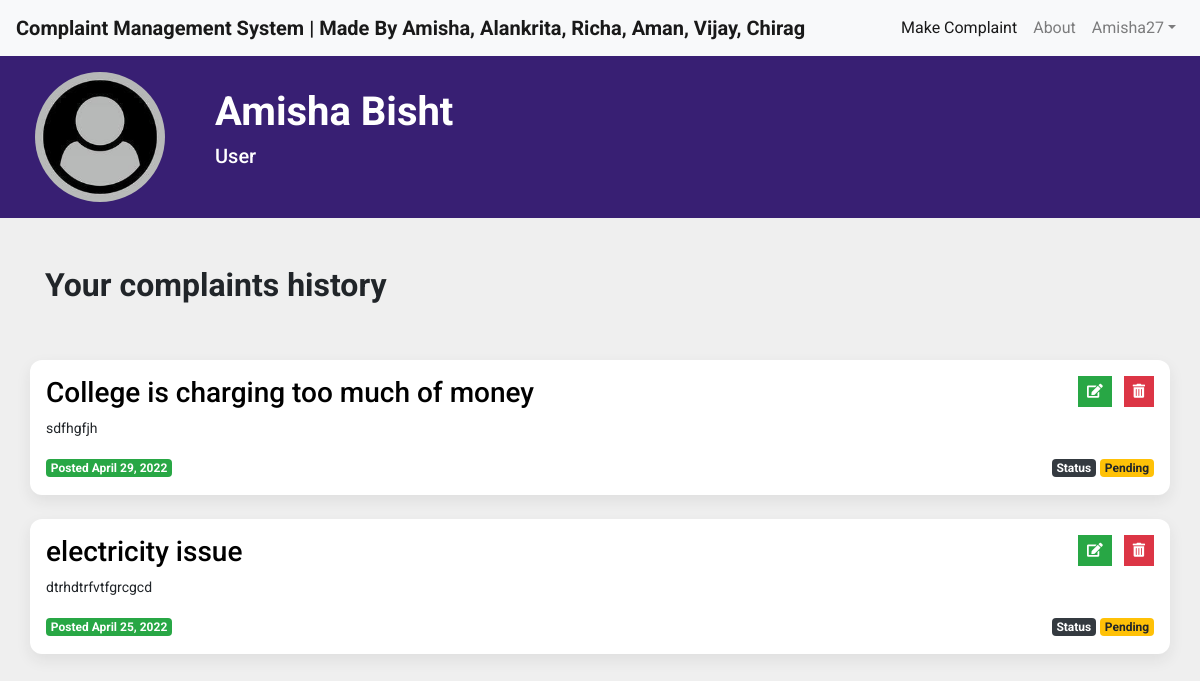
Screenshot of / (signed in) with the database file from the repository.
### users/models.py (models this page shows, shortened)
class Profile(models.Model):
    user = models.OneToOneField(User, on_delete=models.CASCADE)
    image = models.ImageField(default='default.jpg', upload_to='profile_pics')
    is_employee = models.BooleanField(default=False)

### complaints/models.py (models this page shows, shortened)
class Complaint(models.Model):
    title = models.CharField(max_length=100, verbose_name= 'Enter your complaint')
    details = models.TextField(verbose_name= 'Explain in more detail')
    date_posted = models.DateTimeField(default=timezone.now)
    user_id = models.ForeignKey(User, on_delete=models.CASCADE)
    assigned_employee = models.ForeignKey(Employee, null=True, blank=True, on_delete=models.CASCADE)
    status_choices = [
        (1, 'Pending'),
        (2, 'Solved')
    ]
    status = models.IntegerField(choices=status_choices, default=1)

### complaints/views.py (the view)
# urls.py: path('', complaint_list, name='complaint-list'),
@login_required
def complaint_list(request):
    complaint_exists = True
    if request.user.profile.is_employee:
        employee_id = Employee.objects.get(employee=request.user)
        user_complaints = Complaint.objects.filter(
            assigned_employee=employee_id).order_by('-id')
    else:
        user_complaints = Complaint.objects.filter(
            user_id=request.user).order_by('-id')
    if len(user_complaints) == 0:
        complaint_exists = False
    paginator = Paginator(user_complaints, 3) # Show 25 contacts per page.
    page_number = request.GET.get('page')
    page_obj = paginator.get_page(page_number)
    context = {
        'complaints': page_obj,
        'complaint_exists': complaint_exists,
        'page_obj': page_obj,
    }
    print(request.user.first_name is "")
    return render(request, 'index.html', context)

### templates/index.html (shortened to what this page needs)
{% extends "base.html" %}
{% load static %}
{% block content %}
{% if user.profile.is_employee %}
<div class="container-fluid pt-3 pb-3" style="background-color: #381F73; color: white;">
    <div class="row">
        <div class="col-lg-2 col-sm-12 col-md-2"><img src="{{ user.profile.image.url }}"
                class="img-fluid rounded-circle mx-auto d-block" alt="" style="width:130px;height:130px;"></div>
        <div class="col p-3">
            {% if user.first_name == "" %}
            <h1><strong>{{user.username}}</strong></h1>
            {% else %}
            <h1><strong>{{user.first_name}} {{user.last_name}}</strong></h1>
            {% endif %}
            <h5>Employee</h5>
        </div>
    </div>
</div><br><br>
<div class="container">
    <div class="row">
        <div class="col">
            <h2><strong>Complaints assigned to you</strong></h2>
        </div>
    </div>
</div><br><br>
{% else %}
<div class="container-fluid pt-3 pb-3" style="background-color: #381F73; color: white;">
    <div class="row justify-content-center">
        <div class="col-lg-2 col-sm-12 col-md-2"><img src="{{ user.profile.image.url }}"
                class="img-fluid rounded-circle mx-auto d-block" alt="" style="width:130px;height:130px;"></div>
        <div class="col pt-3">
            {% if user.first_name == "" %}
            <h1><strong>{{user.username}}</strong></h1>
            {% else %}
            <h1><strong>{{user.first_name}} {{user.last_name}}</strong></h1>
            {% endif %}
            <h5>User</h5>
        </div>
    </div>
</div><br><br>
<div class="container">
    <div class="row">
        <div class="col">
            <h2><strong>Your complaints history</strong></h2>
        </div>
    </div>
</div><br><br>
{% endif %}
{% if complaint_exists %}
{% for complaint in complaints %}
<div class="container">
    <div class="row">
        <div class="col complaint-body p-3">
            <div class="row">
                <div class="col-10"><a href="{% url 'complaint-detail' complaint.id %}" style="color: black;">
                        <h3>{{complaint.title}}</h3>
                    </a></div>
                {% if user.profile.is_employee is not True %}
                <div class="col-2">
                    <ul class="list-inline m-0 float-right">
                        <li class="list-inline-item">
                            <a href="{% url 'complaint-update' complaint.id %}" class="btn btn-success btn-sm rounded-0"
                                title="Edit"><i class="fa fa-edit"></i></a>
                        </li>
                        <li class="list-inline-item">
                            <a href="{% url 'complaint-delete' complaint.id %}" class="btn btn-danger btn-sm rounded-0"
                                title="Delete"><i class="fa fa-trash"></i></a>
                        </li>
                    </ul>
                </div>
                {% endif %}
            </div>
            <p style="font-size: 14px;">{{complaint.details|truncatewords:50}}</p>
            <div>
                <span class="badge badge-success">Posted {{complaint.date_posted|date:"F d, Y"}}</span>
                <div class="float-right">
                    <span class="badge  badge-dark">Status</span>
                    {% if complaint.status == 1 %}
                    <span class="badge badge-warning">Pending</span>
                    {% else %}
                    <span class="badge badge-success">Solved</span>
                    {% endif %}
                </div>
            </div>
        </div>
    </div>
</div>
<br>
{% endfor %}
{% else %}
<div class="empty_message text-center">
    <h1 class="text-muted">You've got nothing to show</h1>
</div>
{% endif %}
{% endblock content %}

### templates/base.html (shortened to what this page needs)
{% load static %}
<!doctype html>
<html lang="en">
<head>
  <link href="https://stackpath.bootstrapcdn.com/font-awesome/4.7.0/css/font-awesome.min.css" rel="stylesheet">
  <link rel="stylesheet" href="https://use.fontawesome.com/releases/v5.13.0/css/all.css">
  <link rel="stylesheet" href="https://use.fontawesome.com/releases/v5.13.0/css/v4-shims.css">
  <link rel="stylesheet" href="https://stackpath.bootstrapcdn.com/bootstrap/4.3.1/css/bootstrap.min.css"
>
  <link rel="stylesheet" href="{% static 'users/main.css' %}">
</head>
<body style="font-family: 'Roboto', sans-serif;">
  <nav class="navbar navbar-expand-lg navbar-light bg-light">
    <a class="navbar-brand " href="{% url 'complaint-list' %}"><strong>Complaint Management System | Made By Amisha, Alankrita, Richa, Aman, Vijay, Chirag</strong></a>
    <div class="collapse navbar-collapse" id="navbarSupportedContent">
      <ul class="navbar-nav ml-auto justify-content-end">
        <li class="nav-item active">
          {% if user.profile.is_employee is not True %}
          <a class="nav-link" href="{% url 'complaint-create' %}">Make Complaint<span class="sr-only">(current)</span></a>
          {% endif %}
        </li>
        <li class="nav-item">
          <a class="nav-link" href="#">About</a>
        </li>
      </ul>
      <ul class="navbar-nav justify-content-end ">
        {% if user.is_authenticated %}
        <li class="nav-item dropdown">
          <a href="#" class="nav-link dropdown-toggle" data-toggle="dropdown">{{user.username}}</a>
        </li>
        {% endif %}
      </ul>
    </div>
  </nav>
  {% block content %}
  {% endblock %}
</body>
</html>

### users/static/users/main.css (style rules this page uses)
body,html { height: 100%; }

### templates/index.html (style rules this page uses)
.complaint-body { background-color: white; border-radius: .75rem; box-shadow: 0 6px 15px rgba(36, 37, 38, 0.08); }
body { background-color: #EFEFEF; }

### rows the page displays
Complaint: title "College is charging too much of money", details "sdfhgfjh", date_posted "April 29, 2022", status "Pending"
Complaint: title "electricity issue", details "dtrhdtrfvtfgrcgcd", date_posted "April 25, 2022", status "Pending"

### other values shown
{{ user.username }} "Amisha27"
{{ user.first_name }} "Amisha"
{{ user.last_name }} "Bisht"
